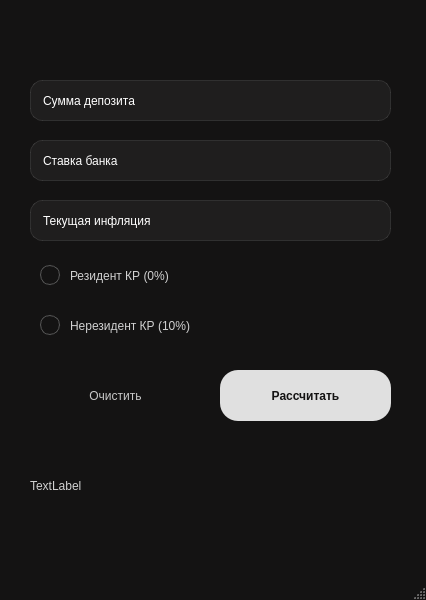
<?xml version="1.0" encoding="UTF-8"?>
<ui version="4.0">
 <class>MainWindow</class>
 <widget class="QMainWindow" name="MainWindow">
  <property name="geometry">
   <rect>
    <x>0</x>
    <y>0</y>
    <width>426</width>
    <height>600</height>
   </rect>
  </property>
  <property name="windowTitle">
   <string>MainWindow</string>
  </property>
  <property name="styleSheet">
   <string notr="true">/* Основной фон окна и контейнера */
QMainWindow, #centralwidget {
    background-color: #141313;
}

/* Надписи */
QLabel {
    color: #D1D1D1;
    font-family: &quot;Inter&quot;, &quot;Arial&quot;;
}

/* Поля ввода с эффектом «стекла» */
QLineEdit {
    background-color: rgba(255, 255, 255, 0.05); /* Полупрозрачный белый */
    border: 1px solid rgba(255, 255, 255, 0.1);
    border-radius: 12px;
    padding: 10px;
    color: #FFFFFF;
    font-family: &quot;Inter&quot;;
}

/* Радиокнопки */
QRadioButton {
    color: #D1D1D1;
    font-family: &quot;Inter&quot;;
    spacing: 10px;
}

QRadioButton::indicator {
    width: 18px;
    height: 18px;
    border-radius: 10px;
    border: 1px solid #555;
}

QRadioButton::indicator:checked {
    background-color: #FFFFFF; /* Белая точка */
    border: 2px solid #FFFFFF;
}

/* Кнопка &quot;Рассчитать&quot; */
QPushButton#btn_calculate {
    background-color: #e0e0e0;
    color: #141313;
    border-radius: 18px; /* Чуть больше скругления как на макете */
    padding: 10px;
    font-weight: bold;
    font-family: &quot;Inter&quot;;
}

/* Кнопка &quot;Очистить&quot; */
QPushButton#btn_clear {
    background-color: transparent;
    color: #C8C8C8;
    border: none;
    font-family: &quot;Inter&quot;;
}</string>
  </property>
  <widget class="QWidget" name="centralwidget">
   <widget class="QLineEdit" name="input_rate">
    <property name="geometry">
     <rect>
      <x>30</x>
      <y>140</y>
      <width>361</width>
      <height>41</height>
     </rect>
    </property>
    <property name="text">
     <string>Ставка банка</string>
    </property>
    <property name="placeholderText">
     <string>Введите ставку в процентах(%)</string>
    </property>
   </widget>
   <widget class="QLineEdit" name="input_inflation">
    <property name="geometry">
     <rect>
      <x>30</x>
      <y>200</y>
      <width>361</width>
      <height>41</height>
     </rect>
    </property>
    <property name="text">
     <string>Текущая инфляция</string>
    </property>
    <property name="placeholderText">
     <string>9.5</string>
    </property>
   </widget>
   <widget class="QLineEdit" name="input_amount">
    <property name="geometry">
     <rect>
      <x>30</x>
      <y>80</y>
      <width>361</width>
      <height>41</height>
     </rect>
    </property>
    <property name="text">
     <string>Сумма депозита</string>
    </property>
    <property name="placeholderText">
     <string>Введите сумму депозита</string>
    </property>
   </widget>
   <widget class="QPushButton" name="btn_clear">
    <property name="geometry">
     <rect>
      <x>30</x>
      <y>370</y>
      <width>171</width>
      <height>51</height>
     </rect>
    </property>
    <property name="text">
     <string>Очистить</string>
    </property>
   </widget>
   <widget class="QPushButton" name="btn_calculate">
    <property name="geometry">
     <rect>
      <x>220</x>
      <y>370</y>
      <width>171</width>
      <height>51</height>
     </rect>
    </property>
    <property name="text">
     <string>Рассчитать</string>
    </property>
   </widget>
   <widget class="QRadioButton" name="radio_resident">
    <property name="geometry">
     <rect>
      <x>40</x>
      <y>260</y>
      <width>341</width>
      <height>31</height>
     </rect>
    </property>
    <property name="text">
     <string>Резидент КР (0%)</string>
    </property>
   </widget>
   <widget class="QRadioButton" name="radio_nonresident">
    <property name="geometry">
     <rect>
      <x>40</x>
      <y>310</y>
      <width>341</width>
      <height>31</height>
     </rect>
    </property>
    <property name="text">
     <string>Нерезидент КР (10%)</string>
    </property>
   </widget>
   <widget class="QLabel" name="lbl_result">
    <property name="geometry">
     <rect>
      <x>30</x>
      <y>440</y>
      <width>361</width>
      <height>91</height>
     </rect>
    </property>
    <property name="text">
     <string>TextLabel</string>
    </property>
   </widget>
  </widget>
  <widget class="QMenuBar" name="menubar">
   <property name="geometry">
    <rect>
     <x>0</x>
     <y>0</y>
     <width>426</width>
     <height>22</height>
    </rect>
   </property>
  </widget>
  <widget class="QStatusBar" name="statusbar"/>
 </widget>
 <resources/>
 <connections/>
</ui>
